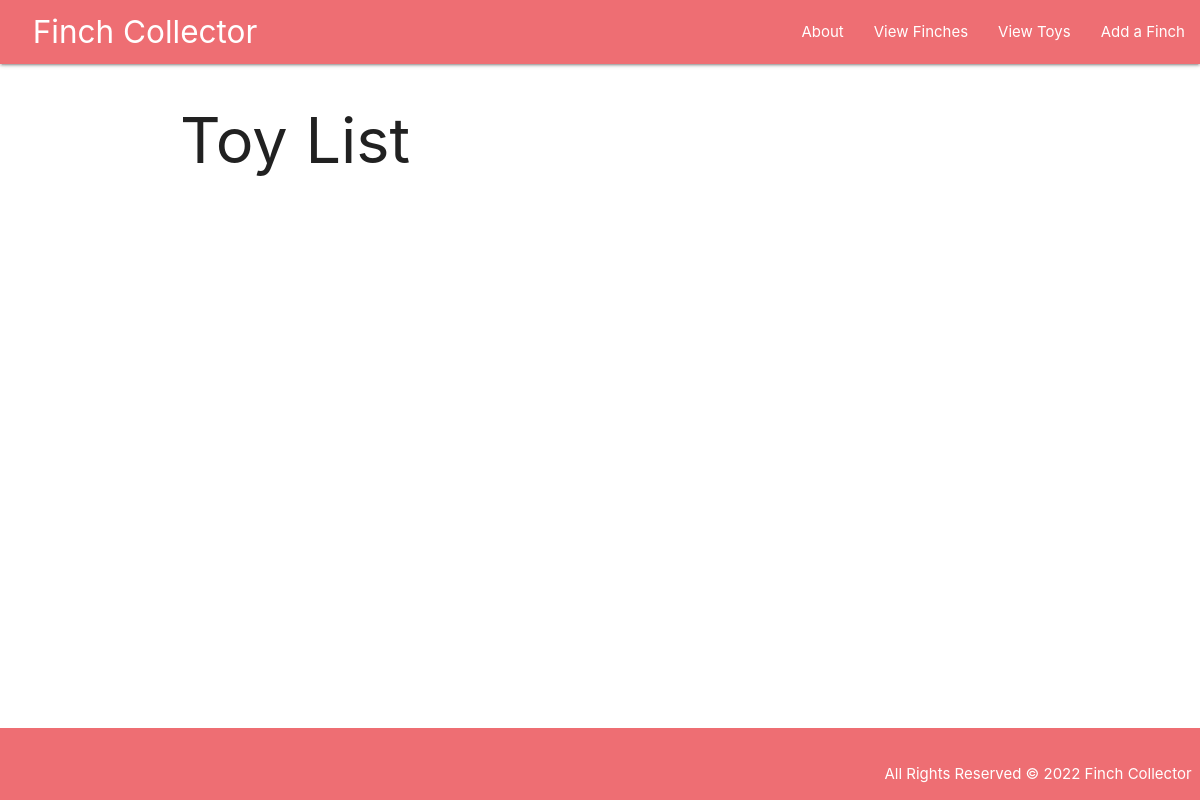
Before: /toys/ with the older database file.
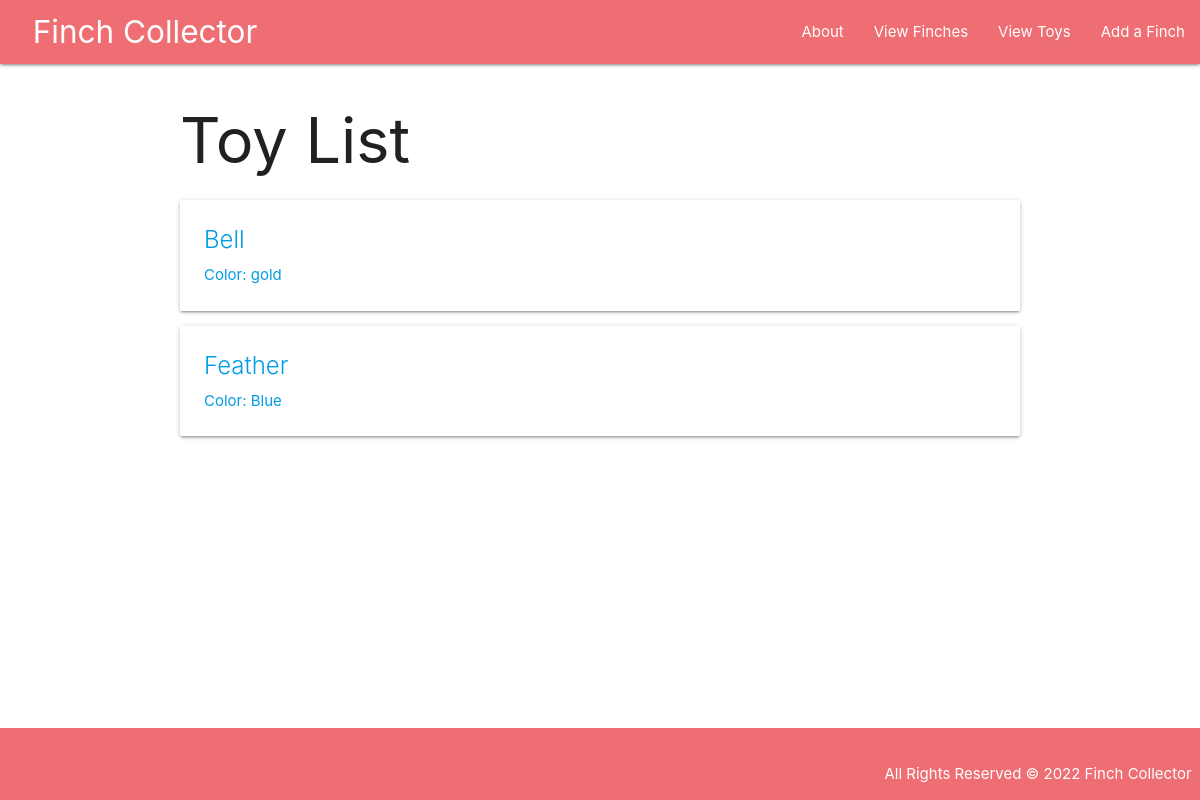
After: the same page with the newer database file.
### main_app/models.py (models this page shows, shortened)
class Toy(models.Model):
  name = models.CharField(max_length=50)
  color = models.CharField(max_length=20)

### main_app/views.py (the view)
# urls.py: path('toys/', views.ToyList.as_view(), name='toys'),
class ToyList(ListView):
  model = Toy
  context_object_name = 'toys'

### main_app/templates/main_app/toy_list.html
{% extends 'base.html' %}
{% block content %}
  <h1>Toy List</h1>
  {% for toy in toys %}
    <div class="card">
      <a href="{% url 'toy_detail' toy.id %}">
        <div class="card-content">
          <span class="card-title">{{ toy.name }}</span>
          <p>Color: {{ toy.color }}</p>
        </div>
      </a>
    </div>
  {% endfor %}
{% endblock %}

### main_app/templates/base.html (shortened to what this page needs)
{% load static %}
<!DOCTYPE html>
<html lang="en">
<head>
  <link
  rel="stylesheet"
  href="https://cdnjs.cloudflare.com/ajax/libs/materialize/1.0.0/css/materialize.min.css"
  />
  <link rel="stylesheet" href="{% static 'css/style.css' %}">
</head>
<body>
  <header class="navbar-fixed">
    <nav>
      <div class="nav-wrapper">
        <ul>
          <li>
            <a href="/" class="left brand-logo">&nbsp;&nbsp;Finch Collector</a>
          </li>
        </ul>
        <ul class="right">
          <li><a href="{% url 'about' %}">About</a></li>
          <li><a href="{% url 'index' %}">View Finches</a></li>
          <li><a href="{% url 'toys' %}">View Toys</a></li>
          <li><a href="{% url 'finch_create' %}">Add a Finch</a></li>
        </ul>
      </div>
    </nav>
  </header>
  <main class="container">
    {% block content %}
    {% endblock %}
  </main>
  <footer class="page-footer">
    <p class="right">
      All Rights Reserved &copy; 2022 Finch Collector &nbsp;
    </p>
  </footer>
</body>
</html>

### main_app/static/css/style.css (style rules this page uses)
body { display: flex; flex-direction: column; min-height: 100vh; }
.nav-wrapper { padding-left: 1rem; }
main { flex-grow: 1; }
footer { padding-top: 0; text-align: right; }

Changed rows visible on the page:
added Toy: name "Bell", color "gold"
added Toy: name "Feather", color "Blue"
